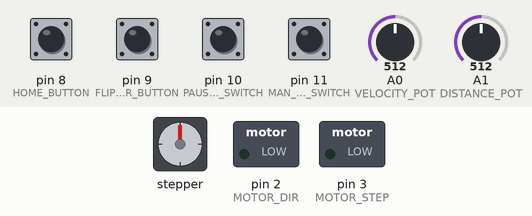
This sketch was run on a simulated Arduino Uno, built with avr-gcc and run on an emulated ATmega328P. Parts: stepper motor, switched loads named in the sketch (green lamp = pin HIGH). The test bench sets the inputs (shaded band); at power-on: pin 8 (HOME_BUTTON), pin 9 (FLIP_DIR_BUTTON), pin 10 (PAUSE_RUN_SWITCH), pin 11 (MAN_AUTO_SWITCH) HIGH, A0 (VELOCITY_POT) = 512, A1 (DISTANCE_POT) = 512. Stepper angles assume 200 steps per turn; pins used as bus, display or sensor lines are not drawn; what the sketch prints to the serial monitor is not drawn.

Above: at 1.2 s.
1.3 s: pin 9 (FLIP_DIR_BUTTON) pulled LOW for 0.15 s
At 2.1 s:
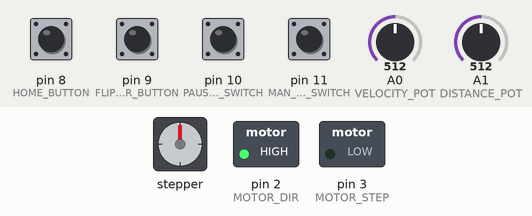
4.7 s: A0 (VELOCITY_POT) set to 0
6.4 s: pin 10 (PAUSE_RUN_SWITCH) pulled LOW for 0.15 s
Timing chart, 0 to 9.4 s (numbered marks = the images above; inputs shaded):
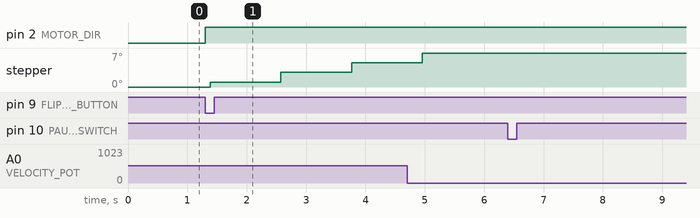

Measured:
- after the input at 1.3 s, pin 2 (MOTOR_DIR): LOW → HIGH at once
- after the input at 6.4 s, every drawn part: stays the same

The sketch:

StepScanControl_AccelStepper.ino
```cpp
#include <AccelStepper.h>

#define HOME_BUTTON 8
#define FLIP_DIR_BUTTON 9
#define PAUSE_RUN_SWITCH 10
#define MAN_AUTO_SWITCH 11
#define VELOCITY_POT A0
#define DISTANCE_POT A1

#define MOTOR_DIR 2
#define MOTOR_STEP 3

#define MAX_DISTANCE 15325
#define MAX_DV 1

#define  MAX_SPEED 500
#define  MIN_SPEED 0.1

int stepCounter = 0;
int stepping = false;

int distance = MAX_DISTANCE;

unsigned long lastFlipDebounceTime = 0;
unsigned long lastHomeDebounceTime = 0;
unsigned long debounceDelay = 1;


// Direction Variables
int flipDirState;
int lastFlipDirState = LOW;
boolean inReverse = false;

// Home Button Variables
int homeState;
int lastHomeState = LOW;

boolean autoMode = true;

boolean isOff = true;

static float current_speed = 0.0;
static int analog_read_counter = 1000;
static char sign = 1;
static int analog_value = 0;

AccelStepper stepper(1, 3, 2);

void setup()
{
  // Set up the controls
  pinMode(HOME_BUTTON, INPUT);
  pinMode(FLIP_DIR_BUTTON, INPUT);
  pinMode(PAUSE_RUN_SWITCH, INPUT);
  pinMode(MAN_AUTO_SWITCH, INPUT);
  pinMode(VELOCITY_POT, INPUT);
  pinMode(DISTANCE_POT, INPUT);

  digitalWrite(HOME_BUTTON, HIGH);
  digitalWrite(FLIP_DIR_BUTTON, HIGH);
  digitalWrite(PAUSE_RUN_SWITCH, HIGH);
  digitalWrite(MAN_AUTO_SWITCH, HIGH);

  // Set up the motor
  pinMode(MOTOR_DIR, OUTPUT);
  pinMode(MOTOR_STEP, OUTPUT);
  digitalWrite(MOTOR_DIR, LOW);
  digitalWrite(MOTOR_STEP, LOW);

  Serial.begin(115200);
}

//helper function to flip direction
void flipDirection(boolean dir) {
  inReverse = dir;
  digitalWrite(MOTOR_DIR, inReverse);
}

/* TO DO: WRITE ONE FUCTION TO DEBOUNCE BUTTONS */

// Simple debounce to toggle the flip direction pushbutton
void updateDirection() {
  int reading = digitalRead(FLIP_DIR_BUTTON);
  if (reading != lastFlipDirState) {
    lastFlipDebounceTime = millis();
  }

  if ((millis() - lastFlipDebounceTime) > debounceDelay) {
    if (reading != flipDirState) {
      flipDirState = reading;
      if (flipDirState == LOW) {
        flipDirection(!inReverse);
      }
    }
  }
  lastFlipDirState = reading;
}

void updateHomeState() {
  int reading = digitalRead(HOME_BUTTON);
  if (reading != lastHomeState) {
    lastHomeDebounceTime = millis();
  }

  if ((millis() - lastHomeDebounceTime) > debounceDelay) {
    if (reading != homeState) {
      homeState = reading;
      if (homeState == LOW) {
        stepCounter = 0;
        flipDirection(false);
        delay(1000); // Force a pause as user feedback
      }
    }
  }
  lastHomeState = reading;
}


void updateDistance() {
  distance = map(analogRead(DISTANCE_POT), 0, 1024, 0, MAX_DISTANCE);
}


void readVelocity() {
  static float current_speed = 0.0;
  static int analog_read_counter = 1000;
  static char sign = 1;
  static int analog_value = 0;

  if (analog_read_counter > 0) {
    analog_read_counter--;
  } else {
    analog_read_counter = 3000;
    // now read the pot (from 0 to 1023)
    analog_value = analogRead(VELOCITY_POT);
    stepper.runSpeed();
    current_speed = sign * ((analog_value / 1023.0) * (MAX_SPEED - MIN_SPEED)) + MIN_SPEED;
    stepper.setSpeed(current_speed);
  }
}

void loop()
{

  updateDirection();
  updateHomeState();
  updateDistance();


  // SWITCHES
  isOff = digitalRead(PAUSE_RUN_SWITCH);
  autoMode = digitalRead(MAN_AUTO_SWITCH);

  // POTS
  readVelocity();

  if (autoMode == LOW) {
    //Serial.println("Running Manual");
  } else if (autoMode == HIGH) {
    //Serial.println("Running Auto");
  }


  if (isOff == LOW) {
    stepping = true;
  } else if (isOff == HIGH) {
    stepping = false;
  }

  if (stepping == true) {

    stepper.runSpeed();

    if (!inReverse) {
      stepCounter += 1;
    } else {
      stepCounter -= 1;
    }

    Serial.print("step count = "); Serial.print(stepCounter); Serial.print(" || distance = "); Serial.println(distance);

    if (stepCounter >= distance || stepCounter <= 0) {
      flipDirection(!inReverse);
    }
  }

}
```
